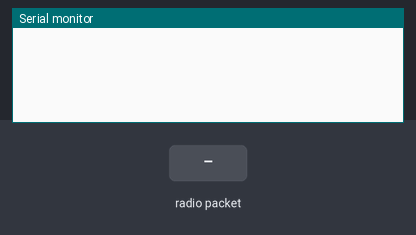
Simulated run of this sketch. Board: Arduino Uno, built with avr-gcc and run on an emulated ATmega328P. On the bench: the last lines printed to the serial monitor. Inputs (shaded band) come from the test bench. No radio packets arrive unless stated.

Above: at 1.2 s.
1.3 s: radio packet "1" arrives
At 2.4 s:
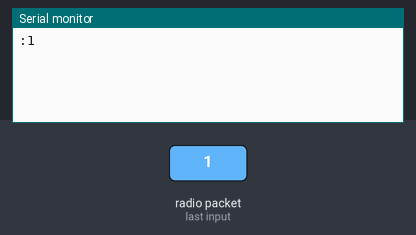
2.8 s: radio packet "0" arrives
At 3.5 s:
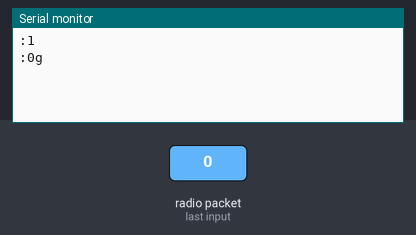
4.3 s: radio packet "2" arrives
At 4.6 s:
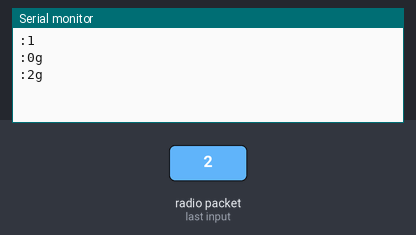

Measured:
- after the input at 1.3 s, the serial monitor: prints a new line at once (image 1)
- after the input at 2.8 s, the serial monitor: prints a new line at once (image 2)
- after the input at 4.3 s, the serial monitor: prints a new line at once (image 3)

The sketch:

Receiverin_koodi.ino
```cpp
#include "RH_ASK.h"
#include "SPI.h" // Tarvitaan kääntämiseen
RH_ASK driver;

void setup()
{
    Serial.begin(9600);
    if (!driver.init())
         Serial.println("init failed");
}

void loop()
{
    uint8_t buf[12];
    uint8_t buflen = sizeof(buf);

    if (driver.recv(buf, &buflen))
    {
	int i;

	Serial.print(":");
	Serial.println((char*)buf);
    }
}
```
